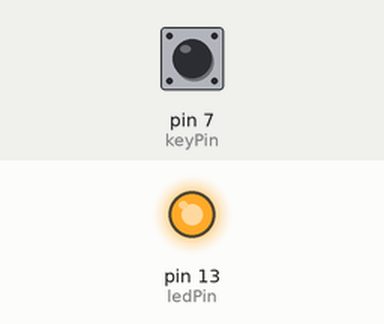
Recording of a sketch running on a simulated Arduino Uno, built with avr-gcc and run on an emulated ATmega328P. Parts: output pins drawn as LEDs (lit = HIGH). Dashed ring = blinking. Inputs (shaded band) come from the test bench; at power-on: pin 7 (keyPin) LOW. What the sketch prints to the serial monitor is not drawn.

Above: at 1.2 s.
1.3 s: pin 7 (keyPin) pulled HIGH for 0.15 s
At 1.37 s:
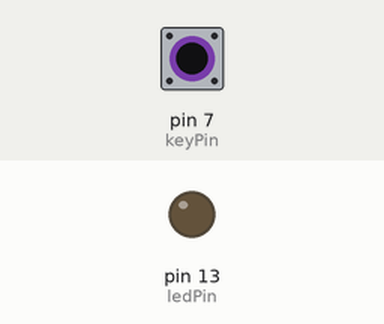
2.9 s: pin 7 (keyPin) pulled HIGH for 1 s
At 5.1 s:
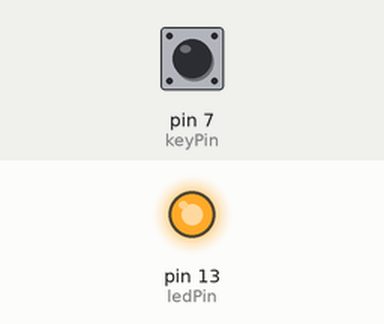
5.4 s: pin 7 (keyPin) pulled HIGH for 3.2 s
At 6.5 s:
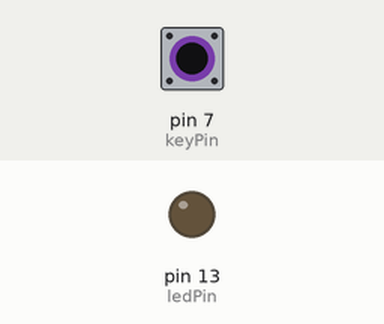
10.1 s: pin 7 (keyPin) pulsed HIGH 2 times (0.12 s each, 0.3 s apart)
At 10.31 s:
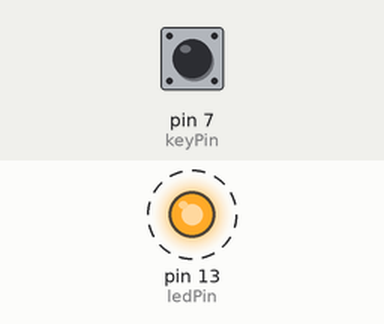
12.2 s: pin 7 (keyPin) pulsed HIGH 5 times (0.12 s each, 0.3 s apart)
At 14.6 s:
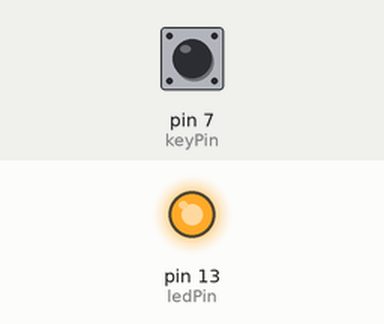
Timing chart, 0 to 16.1 s (numbered marks = the images above; inputs shaded):
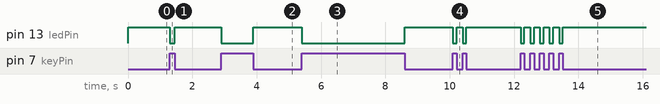

Measured:
- after the input at 1.3 s, pin 13 (ledPin): HIGH → LOW at once, → HIGH 0.15 s later
- after the input at 2.9 s, pin 13 (ledPin): HIGH → LOW at once, → HIGH 1.0 s later
- after the input at 5.4 s, pin 13 (ledPin): HIGH → LOW at once, → HIGH 3.2 s later
- after the input at 10.1 s, pin 13 (ledPin): alternates HIGH for 0.18 s and LOW for 0.12 s, 4 changes in all, then stays HIGH, starting at once
- after the input at 12.2 s, pin 13 (ledPin): alternates HIGH for 0.18 s and LOW for 0.12 s, 10 changes in all, then stays HIGH, starting at once

The sketch:

keyboard_driver.ino
```cpp
enum keys{
Escape=0x29,
F01=0x3A,F02=0x3B,F03=0x3C,F04=0x3D,F05=0x3E,F06=0x3F,F07=0x40,F08=0x41,F9=0x42,F10=0x43,F11=0x44,F12=0x45,
////////////////////////////////////////////////////////////////////////////////////////////////////////////////////////////////////////////////////////
Backquote=0x35,
Digit1=0x1E,Digit2=0x1F,Digit3=0x20,Digit4=0x21,Digit5=0x22,Digit6=0x23,Digit7=0x24,Digit8=0x25,Digit9=0x26,Digit0=0x27,
Minus=0x2D,Equal=0x2E,Backspace=0x2A,
////////////////////////////////////////////////////////////////////////////////////////////////////////////////////////////////////////////////////////
Tab=0x2B,
KeyQ=0x14,KeyW=0x1A,KeyE=0x08,KeyR=0x15,KeyT=0x17,KeyY=0x1C,KeyU=0x18,KeyI=0x0C,KeyO=0x12,KeyP=0x13,
BracketLeft=0x2F,BracketRight=0x30,Backslash=0x31,
////////////////////////////////////////////////////////////////////////////////////////////////////////////////////////////////////////////////////////
Capslock=0x39,
keyA=0x04,keyS=0x16,keyD=0x07,keyF=0x09,keyG=0x0A,keyH=0x0B,keyJ=0x0D,keyK=0x0E,keyL=0x0F,
Semicolon=0x33,Quote=0x34,Enter=0x28,
////////////////////////////////////////////////////////////////////////////////////////////////////////////////////////////////////////////////////////
ShiftLeft=0x02,
keyZ=0x1D,keyX=0x1B,keyC=0x06,keyV=0x19,keyB=0x05,keyN=0x11,keyM=0x10,
Comma=0x36,Period=0x37,Slash=0x38,
ShiftRight=0x20,
////////////////////////////////////////////////////////////////////////////////////////////////////////////////////////////////////////////////////////
ControlLeft=0x01,MetaLeft=0x08,AltLeft=0x04,Space=0x2C,AltRight=0x40,ContextMenu=0x65,ControlRight=0x10,MetaRight=0x80,
////////////////////////////////////////////////////////////////////////////////////////////////////////////////////////////////////////////////////////
PrintScreen=0x46,ScrollLock=0x47,Pause=0x48,
Insert=0x49,Home=0x4A,PageUp=0x4B,
Delete=0x4C,End=0x4D,PageDown=0x4E,
ArrowUp=0x52,
ArrowLeft=0x50,ArrowDown=0x51,ArrowRight=0x4F,
////////////////////////////////////////////////////////////////////////////////////////////////////////////////////////////////////////////////////////
NumLock=0x53,NumpadDivide=0x54,NumpadMultiply=0x55,NumpadSubtract=0x56,
////////////////////////////////////////////////////////////////////////////////////////////////////////////////////////////////////////////////////////
Numpad7=0x5F,Numpad8=0x60,Numpad9=0x61,
NumpadAdd=0x57,
////////////////////////////////////////////////////////////////////////////////////////////////////////////////////////////////////////////////////////
Numpad4=0x5C,Numpad5=0x5D,Numpad6=0x5E,
////////////////////////////////////////////////////////////////////////////////////////////////////////////////////////////////////////////////////////
Numpad1=0x59,Numpad2=0x5A,Numpad3=0x5B,
NumpadEnter=0x58,
////////////////////////////////////////////////////////////////////////////////////////////////////////////////////////////////////////////////////////
Num0Numpad0=0x62,
NumpadDecimal=0x63
////////////////////////////////////////////////////////////////////////////////////////////////////////////////////////////////////////////////////////
};


const int keyPin = 7; //the number of the key pin
const int ledPin = 13;//the number of the led pin
void setup() {
  pinMode(keyPin,INPUT);//initialize the key pin as input
  pinMode(ledPin,OUTPUT);//initialize the led pin as output
  Serial.begin(9600);
}

void keyHit(bool ctrl,bool alt,bool shift,bool meta,byte key1,byte key2,byte key3,byte key4,byte key5,byte key6){
  unsigned char sum=0;
  unsigned char d[]={
    0x57,0xAB,// 头
    0x00,     // 地址码
    0x02,     // CMD
    0x08,     // 后续长度
      ctrl ?0b00000001:0b00000000|   // 右Win,右Alt,右Shift,右Ctrl,左Win,左Alt,左Shift,左Ctrl
      shift?0b00000010:0b00000000|
      alt  ?0b00000100:0b00000000|
      meta ?0b00001000:0b00000000,
      0x00,   // 必须为 0x00
      key1,   // 普通按键值(CH9329 键码表)
      key2,   // 普通按键值
      key3,   // 普通按键值
      key4,   // 普通按键值
      key5,   // 普通按键值
      key6,   // 普通按键值
  //0x10,     // 累加和
  };
  for(int i=0;i<sizeof(d);i++){
    sum+=d[i];
    Serial.print((char)d[i]);
  }
  Serial.print((char)sum);
}

bool _press=false;
void loop() {
  // Serial.read();

  bool press=false;
  if(HIGH==digitalRead(keyPin)) {
    digitalWrite(ledPin,LOW);
  }
  else
  {
    digitalWrite(ledPin,HIGH);
    press=true;
  }

  if(_press!=press){
      keyHit( false,//ctrl,
              false,//alt,
              false,//shift,
              false,//meta,

              press?KeyI:0,//key1,
              0,//key2,
              0,//key3,
              0,//key4,
              0,//key5,
              0//key6
              );
      _press=press;
  }

  //delay(1000);

}
```
